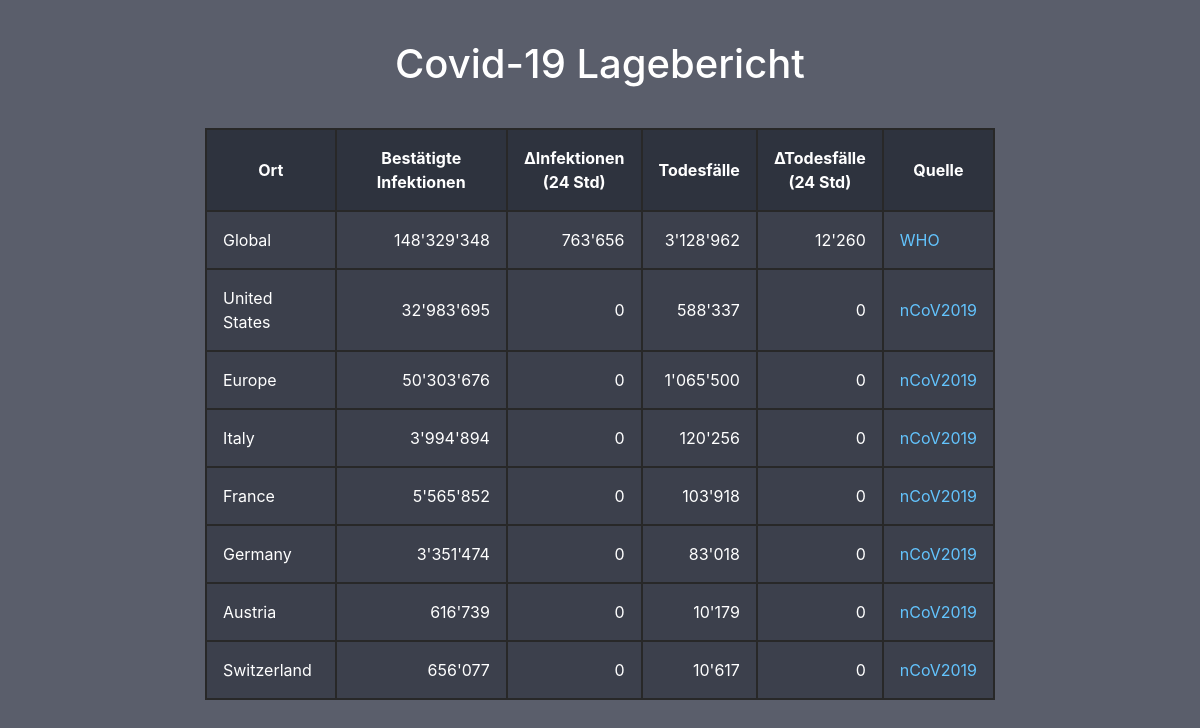
The app's page /, older data.
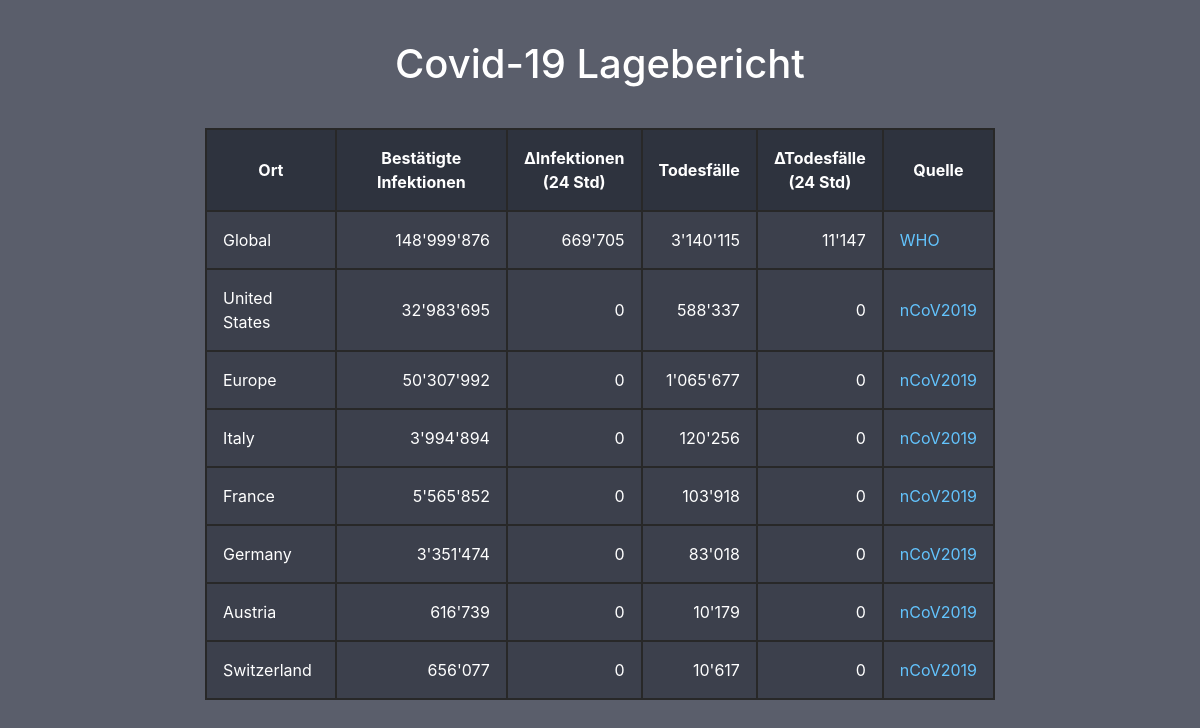
The same page, newer data.
### covmass/models.py (models this page shows, shortened)
class Zone(models.Model):
  name = models.CharField(max_length=32)
  source = models.ForeignKey(Source, on_delete=models.CASCADE, related_name="zones")

class Metric(models.Model):
  total = models.IntegerField()
  new = models.IntegerField()
  def display_total(self):
    return "{:,}".format(self.total).replace(",", "'")
  def display_new(self):
    return "{:,}".format(self.new).replace(",", "'")

class Source(models.Model):
  name = models.CharField(max_length=32)
  url = models.CharField(max_length=128)

### covmass/views.py (the view)
# urls.py: path("", views.index, name="index"),
def index(request):
  context = {
    "deceased": Deceased.objects.all(),
    "infected": Infected.objects.all(),
    "zones": Zone.objects.all(),
    "metrics": Metric.objects.all(),
  }
  return render(request, "covmass/index.html", context)

### covmass/templates/covmass/index.html (shortened to what this page needs)
<!DOCTYPE html>
<html>
    <link rel="stylesheet" href="https://stackpath.bootstrapcdn.com/bootstrap/4.3.1/css/bootstrap.min.css">
  <body>
  <body>
    <div class="row">
      <div class="col-lg-2 col-sm-1">
      </div>
      <div class="col-lg-8 col-sm-10">
        <h1>Covid-19 Lagebericht</h1>
        <table class="center">
          <tbody>
            <tr class="header">
              <th>Ort</th>
              <th>Bestätigte Infektionen</th>
              <th>∆Infektionen<br/>(24 Std)</th>
              <th>Todesfälle</th>
              <th>∆Todesfälle<br/>(24 Std)</th>
              <th>Quelle</th>
            </tr>
            {% for zone in zones %}
              <tr>
                <td class="left">{{zone.name}}</td>
                <td>{{zone.infected.display_total}}</td>
                <td>{{zone.infected.display_new}}</td>
                <td>{{zone.deceased.display_total}}</td>
                <td>{{zone.deceased.display_new}}</td>
                <td class="left"><a href="{{zone.source.url}}" class="source">{{zone.source.name}}</a></td>
              </tr>
            {% endfor %}
          </tbody>
        </table>
      </div>
    </div>
  </body>
</html>

Row changes from the older to the newer data that the page shows:
changed through a linked row, Zone "Global": infected.display_total "148'329'348" → "148'999'876"; infected.display_new "763'656" → "669'705"; deceased.display_total "3'128'962" → "3'140'115"; deceased.display_new "12'260" → "11'147"
changed through a linked row, Zone "Europe": infected.display_total "50'303'676" → "50'307'992"; deceased.display_total "1'065'500" → "1'065'677"
